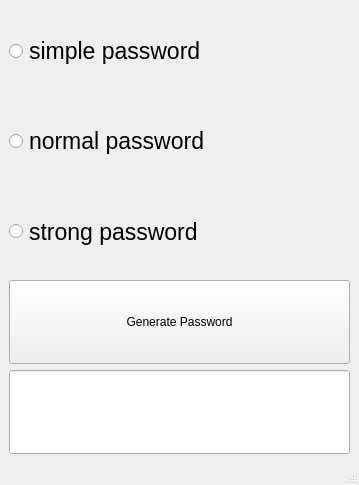
<?xml version="1.0" encoding="UTF-8"?>
<ui version="4.0">
 <class>MainWindow</class>
 <widget class="QMainWindow" name="MainWindow">
  <property name="geometry">
   <rect>
    <x>0</x>
    <y>0</y>
    <width>359</width>
    <height>485</height>
   </rect>
  </property>
  <property name="windowTitle">
   <string>MainWindow</string>
  </property>
  <widget class="QWidget" name="centralwidget">
   <layout class="QGridLayout" name="gridLayout">
    <item row="0" column="0">
     <widget class="QRadioButton" name="rdbtn_simple">
      <property name="sizePolicy">
       <sizepolicy hsizetype="Expanding" vsizetype="Expanding">
        <horstretch>0</horstretch>
        <verstretch>0</verstretch>
       </sizepolicy>
      </property>
      <property name="font">
       <font>
        <pointsize>17</pointsize>
       </font>
      </property>
      <property name="text">
       <string>simple password</string>
      </property>
     </widget>
    </item>
    <item row="1" column="0">
     <widget class="QRadioButton" name="rdbtn_normal">
      <property name="sizePolicy">
       <sizepolicy hsizetype="Expanding" vsizetype="Expanding">
        <horstretch>0</horstretch>
        <verstretch>0</verstretch>
       </sizepolicy>
      </property>
      <property name="font">
       <font>
        <pointsize>17</pointsize>
       </font>
      </property>
      <property name="text">
       <string>normal password</string>
      </property>
     </widget>
    </item>
    <item row="2" column="0">
     <widget class="QRadioButton" name="rdbtn_strong">
      <property name="sizePolicy">
       <sizepolicy hsizetype="Expanding" vsizetype="Expanding">
        <horstretch>0</horstretch>
        <verstretch>0</verstretch>
       </sizepolicy>
      </property>
      <property name="font">
       <font>
        <pointsize>17</pointsize>
       </font>
      </property>
      <property name="text">
       <string>strong password</string>
      </property>
     </widget>
    </item>
    <item row="3" column="0">
     <widget class="QPushButton" name="btn_generate">
      <property name="sizePolicy">
       <sizepolicy hsizetype="Expanding" vsizetype="Expanding">
        <horstretch>0</horstretch>
        <verstretch>0</verstretch>
       </sizepolicy>
      </property>
      <property name="text">
       <string>Generate Password</string>
      </property>
     </widget>
    </item>
    <item row="4" column="0">
     <widget class="QLineEdit" name="txt_box">
      <property name="sizePolicy">
       <sizepolicy hsizetype="Expanding" vsizetype="Expanding">
        <horstretch>0</horstretch>
        <verstretch>0</verstretch>
       </sizepolicy>
      </property>
     </widget>
    </item>
   </layout>
  </widget>
  <widget class="QMenuBar" name="menubar">
   <property name="geometry">
    <rect>
     <x>0</x>
     <y>0</y>
     <width>359</width>
     <height>22</height>
    </rect>
   </property>
  </widget>
  <widget class="QStatusBar" name="statusbar"/>
 </widget>
 <resources/>
 <connections/>
</ui>
